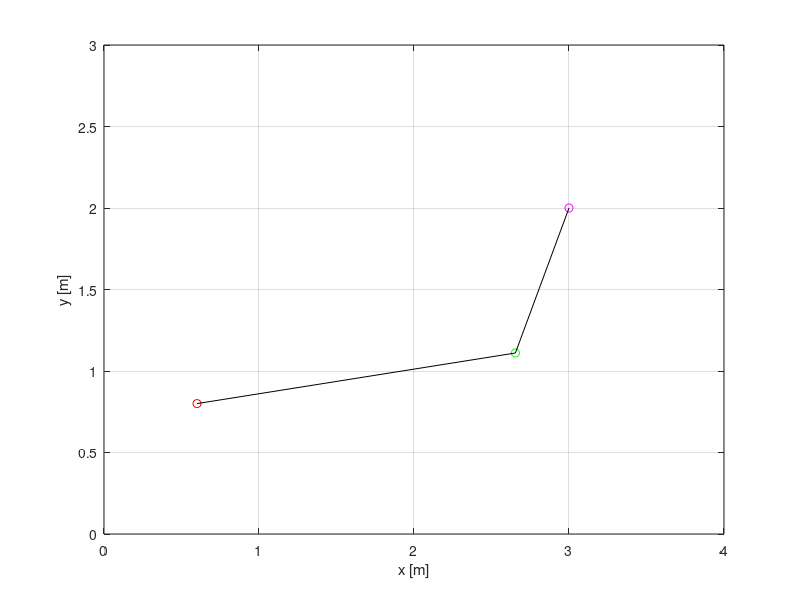
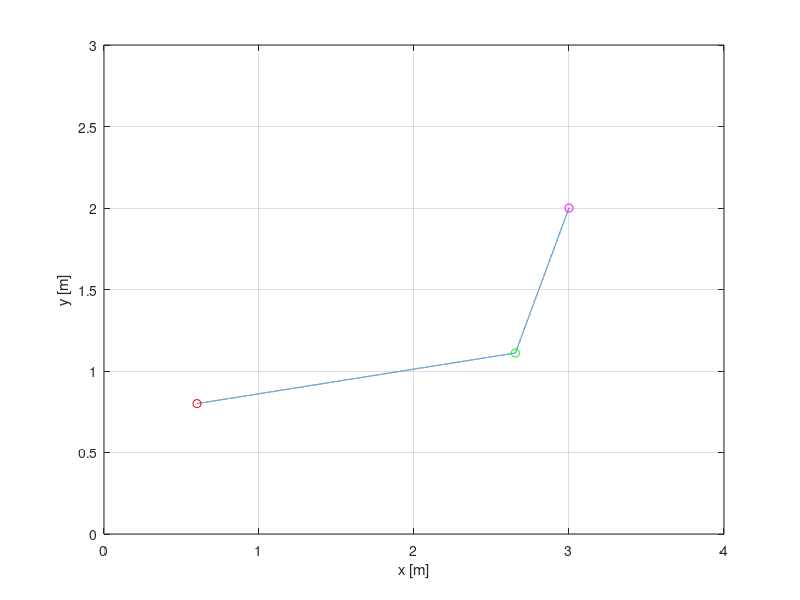
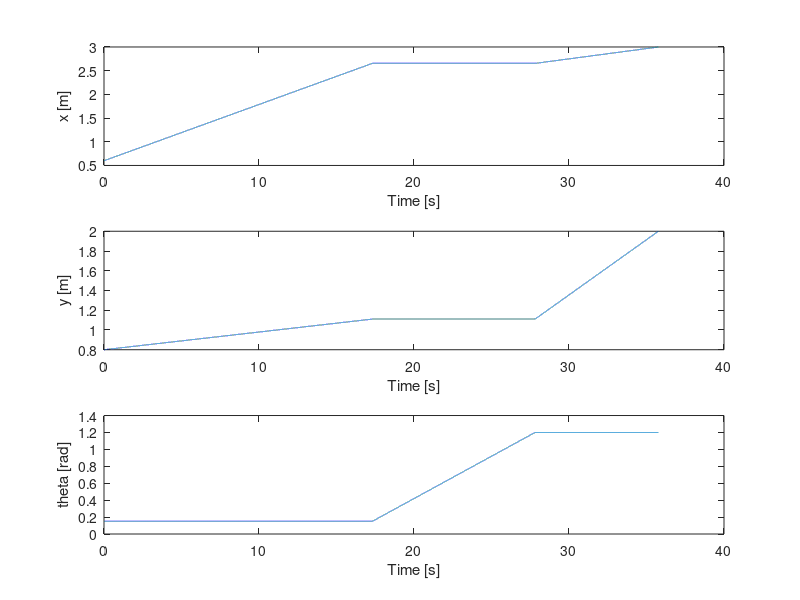
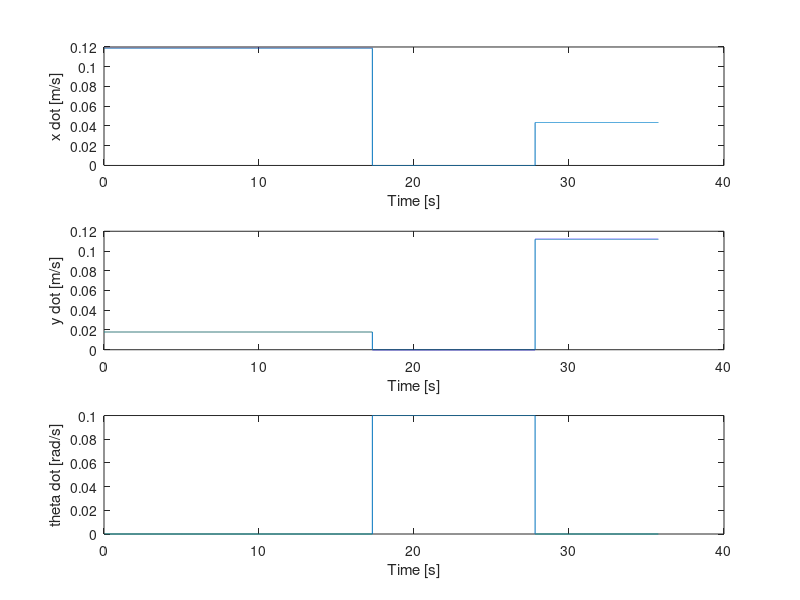

Here is the MATLAB script that generated these plots, in order:
close all
clear all
clc

% DATA ENTRY
%---------------------------------------
% Simulation Parameters - properly outline all the given parameters.
step_time = 0.001; % We want to have data for every millisecond. 

% Robot Dimensions
r = 0.1; % radius of the wheel in meters.
l = 0.3; % Half of the width of the robot in meters.

% Initial Pose - [x1, y1, theta1]'
x1 = 0.6; % in meters.
y1 = 0.8; % in meters.
theta1 = 0.15; % Angles are always in radians ~ 10 degrees.
P1 = [x1; y1]; % A column vector 

% Final Pose - [x2, y2, theta2]'
x2 = 3; % in meters.
y2 = 2; % in meters.
theta2 = 1.2; % in radians ~ 70 degrees
P2 = [x2; y2]; % A column vector 

% Speed Parameters
VT = 0.12; % Tangential VELOCITY in m/s - it has x and y components which
% will serve as X_dot (= VT*cos(...)) and Y_dot (= VT*sin(...))
arc_omega = 0.1; % in radians/second.
%---------------------------------------
% End of Data Entry

% COMPUTATION OF POINTS
%---------------------------------------
% Computation of the line-to-line intersection point
data_matrix = [cos(theta1) -cos(theta2); sin(theta1) -sin(theta2)];
lambda_P6 = (data_matrix)\(P2 - P1);
lambda1_P6 = lambda_P6(1);
P6 = P1 + lambda1_P6*[cos(theta1); sin(theta1)];

% Rotational Motion at intersection
delta_theta = theta2 - theta1;

% Plot the lines and points P1 to P6
figure %1
plot(P1(1), P1(2), 'ro')
hold
plot(P6(1), P6(2), 'go')
plot(P2(1), P2(2), 'mo')
plot([P1(1) P6(1)], [P1(2) P6(2)], 'k') 
plot([P6(1) P2(1)], [P6(2) P2(2)], 'k')
axis([0 x2+1 0 y2+1])
xlabel('x [m]')
ylabel('y [m]')
grid
%---------------------------------------
% End of Computation of Points

% COMPUTATION OF MOTION SEGMENT DURATIONS
%---------------------------------------
% Distance Travelled
s_line1 = lambda1_P6;
rotational_distance = delta_theta;
lambda2_P6 = lambda_P6(2);
% lambda2_P6 is negative, and distance can't be negative; so, we take its
% absolute value.
s_line2 = abs(lambda2_P6);

% Durations
duration_line1 = s_line1/VT;
duration_intersection = rotational_distance/arc_omega;
duration_line2 = s_line2/VT;
duration_total = duration_line1 + duration_intersection + duration_line2;

% Transition Times
t1 = 0;
t2 = duration_line1;
t3 = t2 + duration_intersection;
t4 = duration_total;
%---------------------------------------
% End of Computation of Motion Segments Durations.

% GEOMETRIC CONSTRUCTION OF THE CARTESIAN REFERENCE CURVE
%---------------------------------------
% Data Storage Dimension - The +1 is for time = 0s.
array_length = ceil(duration_total/step_time) + 1;

% X, Y, and Theta Trajectory Computations.
x_list = zeros(array_length,1);
y_list = zeros(array_length,1);
theta_list = zeros(array_length,1);
time_list = zeros(array_length,1);

for iteration_index = 1:1:array_length
    % Convert the step time to instantaneous times
    time = (iteration_index - 1)* step_time;
    % Fill in the time list
    time_list(iteration_index) = time; 
    
    % Find the pose at every millisecond within each segment
    % Use P = Pi + lambda_i*[cos(theta1_2); sin(theta1_2)] for the lines
    % Where lambda = (ins_time - last_cumulative_time)*VT
    % For the arc, use P6
        
    if (t1 <= time) && (time < t2)
        P = P1 + time*VT*[cos(theta1); sin(theta1)];
        x = P(1);
        y = P(2);
        theta = theta1;
    end
    
    if (t2 <= time) && (time < t3)
        x = P6(1);
        y = P6(2);
        theta = theta1 + (time - t2)*arc_omega;
    end
    
    if (t3 <= time) && (time <= t4)
        P = P6 + (time - t3)*VT*[cos(theta2); sin(theta2)];
        x = P(1);
        y = P(2);
        theta = theta2;
    end
    
    x_list(iteration_index) = x;
    y_list(iteration_index) = y;
    theta_list(iteration_index) = theta;
end

figure %2
plot(x_list, y_list)
hold
plot(P1(1), P1(2), 'ro')
plot(P6(1), P6(2), 'go')
plot(P2(1), P2(2), 'mo')
axis([0 x2+1 0 y2+1])
xlabel('x [m]')
ylabel('y [m]')
grid

figure %3
subplot(3,1,1)
plot(time_list, x_list)
xlabel('Time [s]')
ylabel('x [m]')
subplot(3,1,2)
plot(time_list, y_list)
xlabel('Time [s]')
ylabel('y [m]')
subplot(3,1,3)
plot(time_list, theta_list)
xlabel('Time [s]')
ylabel('theta [rad]')
%---------------------------------------
% End of the Geometric Construction of the Reference Cartesian Curves

% GEOMETRIC CONSTRUCTION OF THE REFERENCE CARTESIAN SPEEDS
%---------------------------------------
x_dot_list = zeros(array_length,1);
y_dot_list = zeros(array_length,1);
theta_dot_list = zeros(array_length,1);
time_list = zeros(array_length,1);

for iteration_index = 1:1:array_length
    % Convert the step time to instantaneous times
    time = (iteration_index - 1)* step_time;
    % Fill in the time list
    time_list(iteration_index) = time; 
    
    % Find the linear/angular velocities at every ms within each segment      
    if (t1 <= time) && (time < t2)
        x_dot = VT*cos(theta1);
        y_dot = VT*sin(theta1);
        theta_dot = 0;
    end
    
    if (t2 <= time) && (time < t3)
        theta = theta1 + (time - t2)*arc_omega;
        x_dot = 0;
        y_dot = 0;
        theta_dot = arc_omega;
    end
    
    if (t3 <= time) && (time <= t4)
        x_dot = VT*cos(theta2);
        y_dot = VT*sin(theta2);
        theta_dot = 0;
    end
    
    x_dot_list(iteration_index) = x_dot;
    y_dot_list(iteration_index) = y_dot;
    theta_dot_list(iteration_index) = theta_dot;
end

figure %4
subplot(3,1,1)
plot(time_list, x_dot_list)
xlabel('Time [s]')
ylabel('x dot [m/s]')
subplot(3,1,2)
plot(time_list, y_dot_list)
xlabel('Time [s]')
ylabel('y dot [m/s]')
subplot(3,1,3)
plot(time_list, theta_dot_list)
xlabel('Time [s]')
ylabel('theta dot [rad/s]')
%---------------------------------------
% End of the Geometric Construction of the Reference Cartesian Speeds

% INVERSE KINEMATICS FOR WHEEL SPEEDS
%---------------------------------------
phi1_dot_list = zeros(array_length,1);
phi2_dot_list = zeros(array_length,1);

for iteration_index = 1:1:array_length
    
    phi1_dot = (cos(theta_list(iteration_index))...
        *x_dot_list(iteration_index))...
        /r...
        + (sin(theta_list(iteration_index))...
        *y_dot_list(iteration_index))...
        /r...
        + l...
        *theta_dot_list(iteration_index)...
        /r;
     phi2_dot = (cos(theta_list(iteration_index))...
        *x_dot_list(iteration_index))...
        /r...
        + (sin(theta_list(iteration_index))...
        *y_dot_list(iteration_index))...
        /r...
        - l...
        *theta_dot_list(iteration_index)...
        /r;
    
    phi1_dot_list(iteration_index) = phi1_dot;
    phi2_dot_list(iteration_index) = phi2_dot;       
end

figure %5
subplot(2,1,1)
plot(time_list, phi1_dot_list)
xlabel('Time [s]')
ylabel('Phi1 dot [rad/s]')
subplot(2,1,2)
plot(time_list, phi2_dot_list)
xlabel('Time [s]')
ylabel('Phi2 dot [rad/s]')
%---------------------------------------
% End of Inverse Kinematic for Wheel Speeds

% FORWARD KINEMATICS CROSSCHECK FOR CARTESIAN SPEEDS
%---------------------------------------
x_dot_forward_list = zeros(array_length,1);
y_dot_forward_list = zeros(array_length,1);
theta_dot_forward_list = zeros(array_length,1);

current_theta = theta1; % Use this to avoid using if statements.

for iteration_index = 1:1:array_length
    
    pose_forward...
            = [cos(current_theta) -sin(current_theta) 0;
               sin(current_theta)  cos(current_theta) 0;
               0            0           1]...
               *[r*phi1_dot_list(iteration_index)/2 + r*phi2_dot_list(iteration_index)/2;
                 0;
                 r*phi1_dot_list(iteration_index)/(2*l) - r*phi2_dot_list(iteration_index)/(2*l)];
        
    x_dot_forward = pose_forward(1);
    y_dot_forward = pose_forward(2);
    theta_dot_forward = pose_forward(3);
    
    x_dot_forward_list(iteration_index) = x_dot_forward;
    y_dot_forward_list(iteration_index) = y_dot_forward;
    theta_dot_forward_list(iteration_index) = theta_dot_forward;   
    
    current_theta = current_theta + step_time*theta_dot_forward; %compact
end

figure %6
subplot(3,1,1)
plot(time_list, x_dot_forward_list)
xlabel('Time [s]')
ylabel('x dot [m/s]')
subplot(3,1,2)
plot(time_list, y_dot_forward_list)
xlabel('Time [s]')
ylabel('y dot [m/s]')
subplot(3,1,3)
plot(time_list, theta_dot_forward_list)
xlabel('Time [s]')
ylabel('Theta dot [rad/s]')
%---------------------------------------
% End of Forward Kinematic Crosscheck for Cartesian Speeds

% CARTESIAN SPEED INTEGRATION CROSSCHECK FOR CARTESIAN POSITION
%---------------------------------------
x_forward_list = zeros(array_length,1);
y_forward_list = zeros(array_length,1);
theta_forward_list = zeros(array_length,1);
time1_list = zeros(array_length,1);

current_x = x1; current_y = y1; current_theta = theta1;

for iteration_index = 1:1:array_length
    % Convert the step time to instantaneous times
    time1 = (iteration_index - 1)* step_time;
    % Fill in the time list
    time1_list(iteration_index) = time1; 
    
    x_forward = current_x;
    y_forward = current_y;
    theta_forward = current_theta;
   
    x_forward_list(iteration_index) = x_forward;
    y_forward_list(iteration_index) = y_forward;
    theta_forward_list(iteration_index) = theta_forward;
    
    current_x = current_x + step_time*x_dot_forward_list(iteration_index);
    current_y = current_y + step_time*y_dot_forward_list(iteration_index);
    current_theta = current_theta + step_time*theta_dot_forward_list(iteration_index);
end

figure %7
plot(x_forward_list, y_forward_list)
hold
plot(P1(1), P1(2), 'ro')
plot(P6(1), P6(2), 'go')
plot(P2(1), P2(2), 'mo')
axis([0 x2+1 0 y2+1])
xlabel('x [m]')
ylabel('y [m]')
grid

figure %8
plot(x_forward_list, y_forward_list, 'k')
hold
plot(x_list, y_list, 'r')
plot(P1(1), P1(2), 'ro')
plot(P6(1), P6(2), 'go')
plot(P2(1), P2(2), 'mo')
axis([0 x2+1 0 y2+1])
xlabel('x [m]')
ylabel('y [m]')
grid
%---------------------------------------
% End of Cartesian Speed Integration Crosscheck for Cartesian Position

% INTRODUCTION OF A MODEL PARAMETER MISMATCH ON FORWARD SPEED KINEMATICS
%---------------------------------------
% Right wheel, r1 = 0.095m.
r1 = r*0.95;
x_dot_forward_m_list = zeros(array_length,1);
y_dot_forward_m_list = zeros(array_length,1);
theta_dot_forward_m_list = zeros(array_length,1);

current_theta_m = theta1;

for iteration_index = 1:1:array_length
    
    pose_forward_mismatch...
            = [cos(current_theta_m) -sin(current_theta_m) 0;
               sin(current_theta_m)  cos(current_theta_m) 0;
               0                     0                    1]...
               *[r1*phi1_dot_list(iteration_index)/2 + r*phi2_dot_list(iteration_index)/2;
                 0;
                 r1*phi1_dot_list(iteration_index)/(2*l) - r*phi2_dot_list(iteration_index)/(2*l)];
        
    x_dot_forward_m = pose_forward_mismatch(1);
    y_dot_forward_m = pose_forward_mismatch(2);
    theta_dot_forward_m = pose_forward_mismatch(3);
    
    x_dot_forward_m_list(iteration_index) = x_dot_forward_m;
    y_dot_forward_m_list(iteration_index) = y_dot_forward_m;
    theta_dot_forward_m_list(iteration_index) = theta_dot_forward_m;   
    
    current_theta_m = current_theta_m + step_time*theta_dot_forward_m;
end

figure %9
subplot(3,1,1)
plot(time_list, x_dot_forward_m_list)
xlabel('Time [s]')
ylabel('x dot [m/s]')
subplot(3,1,2)
plot(time_list, y_dot_forward_m_list)
xlabel('Time [s]')
ylabel('y dot [m/s]')
subplot(3,1,3)
plot(time_list, theta_dot_forward_m_list)
xlabel('Time [s]')
ylabel('Theta dot [rad/s]')
%---------------------------------------
% End of Introduction of A Model Parameter Mismatch on Forward Speed Kinematics

% INTEGRATION OF FORWARD KINEMATICS CARTESIAN SPEEDS WITH PARAMETER MISMATCH
%---------------------------------------
x_forward_m_list = zeros(array_length,1);
y_forward_m_list = zeros(array_length,1);
theta_forward_m_list = zeros(array_length,1);

current_x_m = x1; current_y_m = y1; current_theta_m = theta1;

for iteration_index = 1:1:array_length    
    x_forward_m = current_x_m;
    y_forward_m = current_y_m;
    theta_forward_m = current_theta_m;
   
    x_forward_m_list(iteration_index) = x_forward_m;
    y_forward_m_list(iteration_index) = y_forward_m;
    theta_forward_m_list(iteration_index) = theta_forward_m;
    
    current_x_m = current_x_m + step_time*x_dot_forward_m_list(iteration_index);
    current_y_m = current_y_m + step_time*y_dot_forward_m_list(iteration_index);
    current_theta_m = current_theta_m + step_time*theta_dot_forward_m_list(iteration_index);
end

figure %10
plot(x_forward_m_list, y_forward_m_list)
hold
plot(P1(1), P1(2), 'ro')
plot(P6(1), P6(2), 'go')
plot(P2(1), P2(2), 'mo')
axis([0 x2+1 0 y2+1])
xlabel('x [m]')
ylabel('y [m]')
grid

figure %11
plot(x_forward_m_list, y_forward_m_list, 'k')
hold
plot(x_list, y_list, 'r')
plot(P1(1), P1(2), 'ro')
plot(P6(1), P6(2), 'go')
plot(P2(1), P2(2), 'mo')
axis([0 x2+1 0 y2+1])
xlabel('x [m]')
ylabel('y [m]')
grid
%---------------------------------------
% End of Integration of Forward Kinematics Cartesian Speeds with Parameter Mismatch

figure %12
subplot(3,1,1)
plot(time_list, x_forward_m_list, 'k', time_list, x_list, 'r')
xlabel('Time [s]')
ylabel('x [m/s]')
subplot(3,1,2)
plot(time_list, y_forward_m_list, 'k', time_list, y_list, 'r')
xlabel('Time [s]')
ylabel('y [m/s]')
subplot(3,1,3)
plot(time_list, theta_forward_m_list, 'k', time_list, theta_list, 'r')
xlabel('Time [s]')
ylabel('Theta [rad/s]')